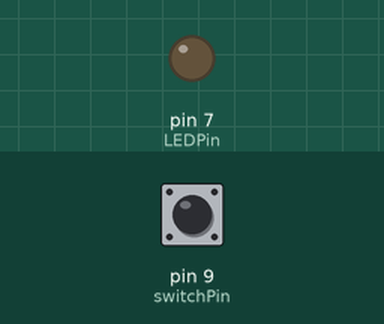
Bench run of a sketch on a simulated Arduino Mega 2560, built with avr-gcc and run on an emulated ATmega2560. Shown: output pins drawn as LEDs (lit = HIGH). The test bench sets the inputs (shaded band); at power-on: pin 9 (switchPin) HIGH.

Above: at 1.2 s.
1.3 s: pin 9 (switchPin) pulled LOW for 0.15 s
At 1.4 s:
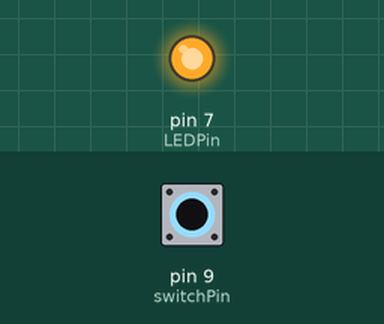
3.0 s: pin 9 (switchPin) pulled LOW for 3.2 s
At 6.7 s:
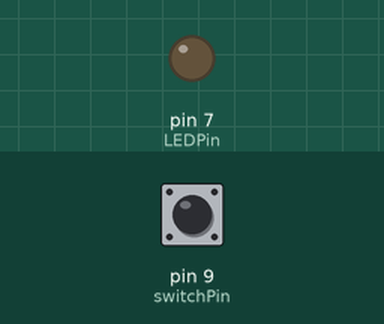
Timing chart, 0 to 8.2 s (numbered marks = the images above; inputs shaded):
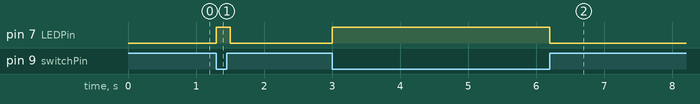

Measured:
- after the input at 1.3 s, pin 7 (LEDPin): LOW → HIGH at once, → LOW 0.20 s later
- after the input at 3.0 s, pin 7 (LEDPin): LOW → HIGH at once, → LOW 3.2 s later

The sketch:

Switch_LED.ino
```cpp
/*  Switch for LED  by ThinkLab 2020

    Turn ON LED when switch is pushed.
    Color code your wires and LEDs.

   SETUP:
    LED Circuit: Pin 7 > Wire > LED(+) > LED(-) > Resistor > Ground
    Switch Circuit: Pin 9 > Wire > Switch > Wire > Ground

*/

int LEDPin = 7;                             // set LEDPins in the array
int switchPin = 9;                          // momentary switch on pin 12, other side connected to ground

void setup() {
  pinMode (LEDPin, OUTPUT);                 // set all LEDPins as output
  digitalWrite (LEDPin, LOW);               // turn OFF all LEDs on startup
  pinMode(switchPin, INPUT_PULLUP);         // sets the pin to use the onboard input resistor of the Bluno Mega
}

void loop() {
  if (digitalRead(switchPin) == LOW)        // switch is pressed - pullup keeps pin high normally
    digitalWrite (LEDPin, HIGH);            // turn ON LEDPin
  else
    digitalWrite (LEDPin, LOW);             // turn OFF LEDPin
  delay (100);
}
```
